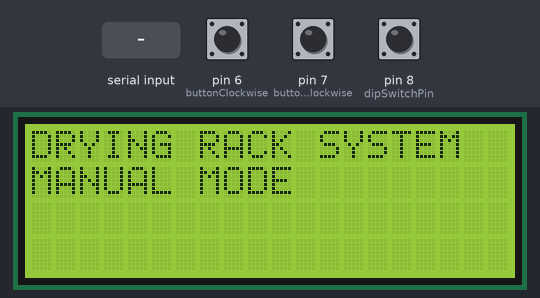
The sketch below on a simulated Arduino Uno, built with avr-gcc and run on an emulated ATmega328P. Shown: 20×4 character LCD. The test bench sets the inputs (shaded band); at power-on: pin 6 (buttonClockwise) HIGH, pin 7 (buttonCounterClockwise) HIGH, pin 8 (dipSwitchPin) HIGH.

Above: at 1.2 s.
1.3 s: "L:\n" received over Serial
At 1.9 s:
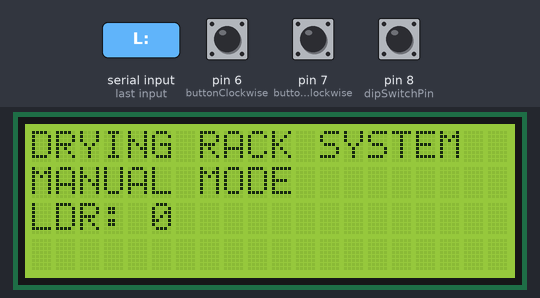
2.8 s: "R:\n" received over Serial
Timing chart, 0 to 5.8 s (numbered marks = the images above; inputs shaded):
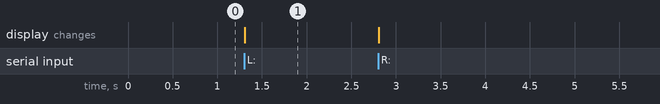

The sketch:

arduino_controller.ino
```cpp
#include <LiquidCrystal.h>

// LCD pin connections: RS, E, D4, D5, D6, D7
LiquidCrystal lcd(12, 11, 5, 4, 3, 2);

const int buttonClockwise = 6;
const int buttonCounterClockwise = 7;
const int dipSwitchPin = 8;  // DIP switch connected to pin 8

bool lastDipSwitchState = HIGH;  // Initial state, assuming DIP switch is off
int lastRainState = -1;  // Initial state of rain sensor, undefined
unsigned long lastMillis = 0;

void setup() {
  pinMode(buttonClockwise, INPUT_PULLUP);  // Set pin 6 as input with internal pull-up resistor
  pinMode(buttonCounterClockwise, INPUT_PULLUP);  // Set pin 7 as input with internal pull-up resistor
  pinMode(dipSwitchPin, INPUT_PULLUP);  // Set pin 8 as input with internal pull-up resistor
  lcd.begin(20, 4);  // Initialize the LCD with 20 columns and 4 rows
  lcd.print("DRYING RACK SYSTEM");
  Serial.begin(9600);
}

void loop() {
  // Check if buttonClockwise is pressed
  if (digitalRead(buttonClockwise) == LOW) {
    // Send command to rotate clockwise
    Serial.write('C');
    delay(200);  // Debounce delay
  }

  // Check if buttonCounterClockwise is pressed
  if (digitalRead(buttonCounterClockwise) == LOW) {
    // Send command to rotate counter-clockwise
    Serial.write('A');
    delay(200);  // Debounce delay
  }

  bool currentDipSwitchState = digitalRead(dipSwitchPin);
  unsigned long currentMillis = millis();

  if (currentDipSwitchState == LOW && currentMillis - lastMillis >= 1000) {
    // DIP switch is on and 1 second has passed
    lastMillis = currentMillis;
    Serial.write('R'); // Request rain sensor state
    Serial.write('L'); // Request LDR value
  }

  if (Serial.available() > 0) {
    String data = Serial.readStringUntil('\n');

    // Parse the received data
    if (data.startsWith("L:")) {
      int ldrValue = data.substring(2).toInt();

      // Display LDR readings on the third line of the LCD
      lcd.setCursor(0, 2);
      lcd.print("LDR: ");
      lcd.print(ldrValue);
      lcd.print("     ");  // Ensure to clear any previous longer value
    } else if (data.startsWith("R:")) {
      int rainState = data.substring(2).toInt();

      // Display "RAINING" or "NOT RAINING" on the second line of the LCD
      lcd.setCursor(0, 1);
      if (rainState == 1) {
        lcd.print("RAINING        ");
      } else {
        lcd.print("NOT RAINING    ");
      }

      // Check DIP switch state and perform actions based on rain state
      if (currentDipSwitchState == LOW) {
        if (rainState != lastRainState) {
          lcd.setCursor(0, 3);
          if (rainState == 1) {
            Serial.write('A');  // Rotate counter-clockwise if rain is detected
            lcd.print("CCW                  ");
            delay(2000);
            lcd.setCursor(0, 3);
            lcd.print("ACTION COMPLETE ");
          } else {
            Serial.write('C');  // Rotate clockwise if no rain
            lcd.print("CW                   ");
            delay(2000);
            lcd.setCursor(0, 3);
            lcd.print("ACTION COMPLETE ");
          }
          lastRainState = rainState;
        }
      }
    }
  } else if (currentDipSwitchState == HIGH) {
    // Clear the LCD lines 1, 2, and 3 if DIP switch is off
    lcd.setCursor(0, 1);
    lcd.print("MANUAL MODE");
    lcd.setCursor(0, 3);
    lcd.print("                    ");
  }

  lastDipSwitchState = currentDipSwitchState;
}
```

Measured:
- after the input at 1.3 s, the display: changes at once (image 1)
